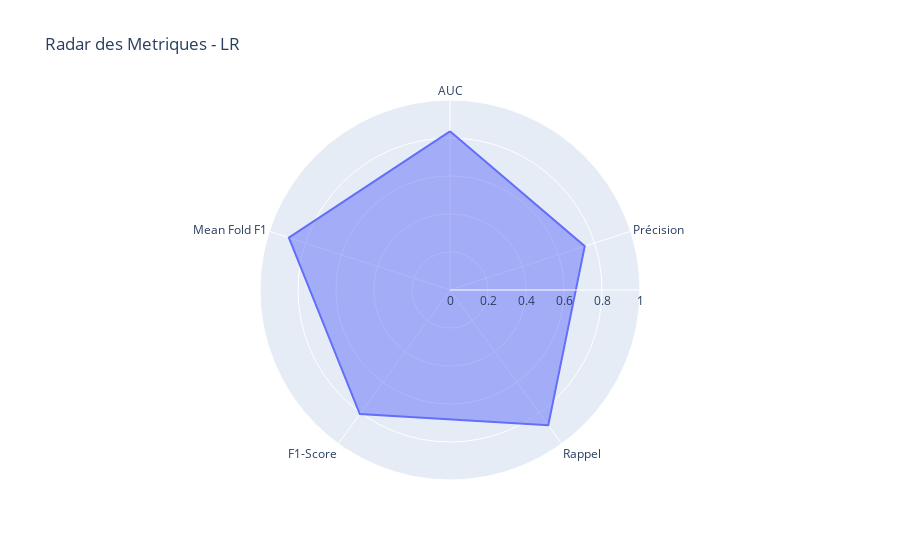
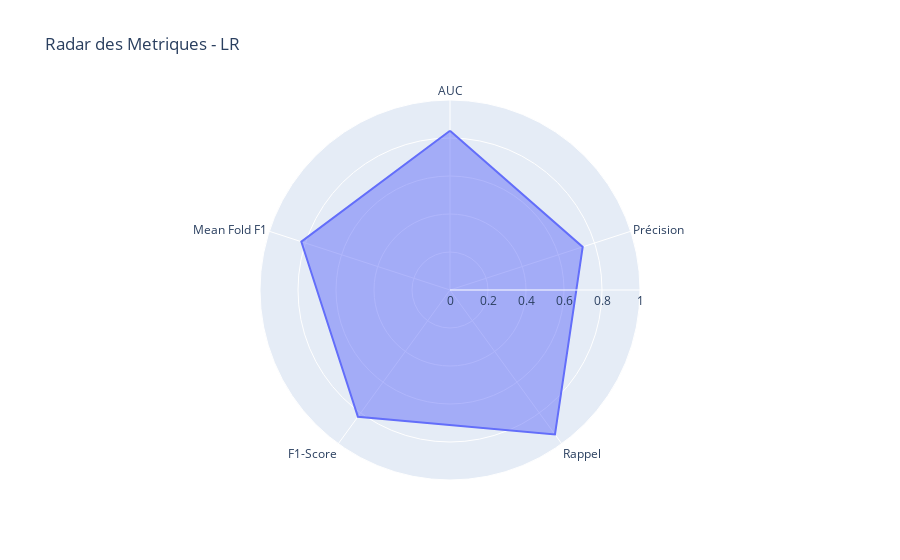

The notebook cell saved with these charts, in order:
### Markdown cell above
> Régression Logistique
***

### Code cell
for red in [True,False] : 
    print(f"------> Reduction = {red}")
    # Récupération des résultats
    results_lr = train_with_calibration("lr",X,y,reduction=red)

    # Stockage des résultats complets
    all_results['LR'] = results_lr

    # Affectation de la ligne dans le dataframe
    report_df.loc[len(report_df)] = ["lr",
                                    results_lr["accuracy"],
                                    results_lr["precision"],
                                    results_lr["recall"], 
                                    results_lr["f1-score"], 
                                    results_lr["auc_calibrated"],
                                    results_lr["best_threshold"],
                                    results_lr["mean_fold_scores"],red]

### Figure 1 — Plotly figure (JSON) as saved in the notebook; plotly's stock layout.template omitted (floating-point values rounded to 4 significant figures)
{"data": [{"fill": "toself", "hovertemplate": "r=%{r}<br>theta=%{theta}<extra></extra>", "legendgroup": "", "line": {"color": "#636efa", "dash": "solid"}, "marker": {"symbol": "circle"}, "mode": "lines", "name": "", "r": [0.8352, 0.7458, 0.88, 0.8073, 0.8918, 0.8352], "showlegend": false, "subplot": "polar", "theta": ["AUC", "Précision", "Rappel", "F1-Score", "Mean Fold F1", "AUC"], "type": "scatterpolar"}], "layout": {"legend": {"tracegroupgap": 0}, "polar": {"angularaxis": {"direction": "clockwise", "rotation": 90}, "domain": {"x": [0, 1], "y": [0, 1]}, "radialaxis": {"range": [0, 1], "visible": true}}, "showlegend": false, "title": {"text": "Radar des Metriques - LR"}}}

### Figure 2 — Plotly figure (JSON) as saved in the notebook; plotly's stock layout.template omitted (floating-point values rounded to 4 significant figures)
{"data": [{"fill": "toself", "hovertemplate": "r=%{r}<br>theta=%{theta}<extra></extra>", "legendgroup": "", "line": {"color": "#636efa", "dash": "solid"}, "marker": {"symbol": "circle"}, "mode": "lines", "name": "", "r": [0.8379, 0.7344, 0.94, 0.8246, 0.8227, 0.8379], "showlegend": false, "subplot": "polar", "theta": ["AUC", "Précision", "Rappel", "F1-Score", "Mean Fold F1", "AUC"], "type": "scatterpolar"}], "layout": {"legend": {"tracegroupgap": 0}, "polar": {"angularaxis": {"direction": "clockwise", "rotation": 90}, "domain": {"x": [0, 1], "y": [0, 1]}, "radialaxis": {"range": [0, 1], "visible": true}}, "showlegend": false, "title": {"text": "Radar des Metriques - LR"}}}
